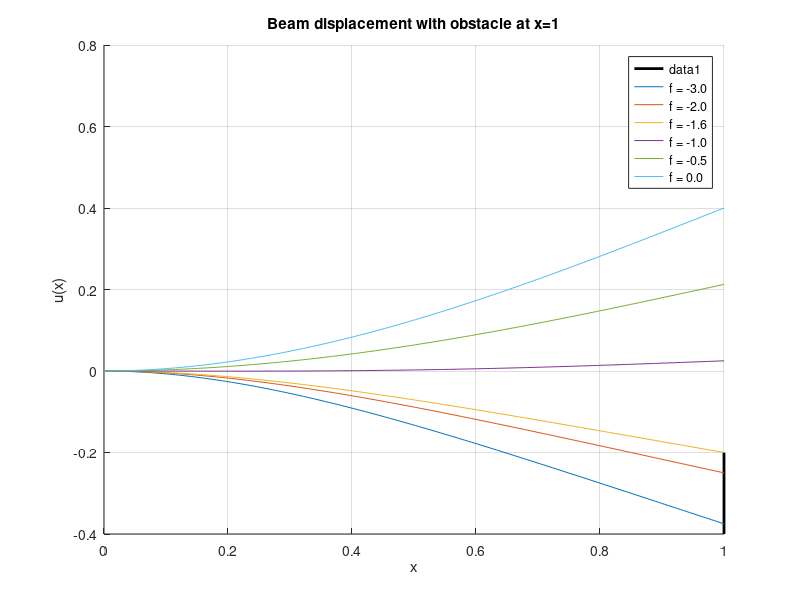

Source code (MATLAB):
function beam_contact_with_obstacle_bar()
    %==============================================================
    %  Beam bending with unilateral contact at x=1
    %  Fourth-order ODE: alpha^2 u''''(x) = f,   0 < x < 1
    %
    %  Boundary conditions:
    %     u(0)   = 0
    %     u'(0)  = 0
    %     u''(1) = 0
    %     u'''(1)= -kappa * (u(1) - y_minus)_+
    %
    %  This code also draws a thick black vertical bar at x=1
    %  from y=0 to y=y_minus, representing the obstacle.
    %==============================================================

    % ------------------
    % Parameters
    % ------------------
    alpha   = 1.0;    % beam stiffness scale
    kappa   = 2;    % contact stiffness
    y_minus = -0.2;   % obstacle location below the x-axis
    % You can set y_minus > 0 if obstacle is above the x-axis.

    % Forcing values (some negative, some positive)
    f_values = [-3.0, -2.0, -1.6, -1.0, -0.5, 0];

    % Discretize x in [0, 1] for plotting
    xgrid = linspace(0, 1, 200);

    % ------------------
    % Make figure
    % ------------------
    figure('Name','Beam Contact with Obstacle Bar','NumberTitle','off');
    hold on;  grid on;
    xlabel('x');
    ylabel('u(x)');
    title('Beam displacement with obstacle at x=1');

    % ------------------------------------------------
    % 1) Plot the vertical obstacle bar at x=1
    %    from (1,0) down to (1,y_minus).
    % ------------------------------------------------
    % If y_minus < 0, this line goes below the x-axis.
    % If y_minus > 0, it extends above the x-axis.
    line([1, 1], [y_minus,-0.4], 'Color', 'k', 'LineWidth', 2);

    % ------------------------------------------------
    % 2) Plot the piecewise beam solution for each f
    % ------------------------------------------------
    for f = f_values
        % Evaluate the piecewise solution (no-contact/contact)
        uvals = arrayfun(@(x) piecewise_u(x, alpha, kappa, f, y_minus), xgrid);
        plot(xgrid, uvals, 'DisplayName', sprintf('f = %.1f', f));
    end

    legend('Location','best');
    hold off;
end


%=================================================
%    Piecewise solution: no-contact or contact
%=================================================
function val = piecewise_u(x, alpha, kappa, f, y_minus)
    regime = check_contact_consistency(alpha, kappa, f, y_minus);
    if strcmp(regime, 'no_contact')
        val = u_no_contact(x, alpha, f);
    else
        val = u_contact(x, alpha, kappa, f, y_minus);
    end
end

%=================================================
%   Decide if the solution is no-contact or contact
%=================================================
function regime = check_contact_consistency(alpha, kappa, f, y_minus)
    % Threshold for switching from no-contact to contact
    threshold = 8 * alpha^2 * y_minus;
    
    if f <= threshold
        % Expect no contact
        regime = 'no_contact';
    else
        % Expect contact; check consistency:
        uc = u_contact(1.0, alpha, kappa, f, y_minus);
        if uc > y_minus
            regime = 'contact';
        else
            regime = 'no_contact';
        end
    end
end

%=================================
%   No-contact (free-end) solution
%=================================
function val = u_no_contact(x, alpha, f)
    % From the derivation: 
    %    u(x) = (f/(24 alpha^2)) [6 x^2 - 4 x^3 + x^4]
    val = (f/(24*alpha^2)) * (6*x.^2 - 4*x.^3 + x.^4);
end

%=================================
%   Contact solution
%=================================
function val = u_contact(x, alpha, kappa, f, y_minus)
    A3 = a3_contact(alpha, kappa, f, y_minus);
    A2 = a2_contact(alpha, f, A3);
    val = A2*x.^2 + A3*x.^3 + (f/(24*alpha^2))*x.^4;
end

%==============================
%   Polynomial coefficients
%==============================
function A3 = a3_contact(alpha, kappa, f, y_minus)
    % a3 = [kappa*y_minus + f(5kappa -24)/(24 alpha^2)] / (6 - 2kappa)
    numerator   = kappa*y_minus + (f*(5*kappa - 24)) / (24*alpha^2);
    denominator = 6 - 2*kappa;
    A3 = numerator / denominator;
end

function A2 = a2_contact(alpha, f, A3)
    % a2 = -3 a3 - f/(4 alpha^2)
    A2 = -3*A3 - f/(4*alpha^2);
end
